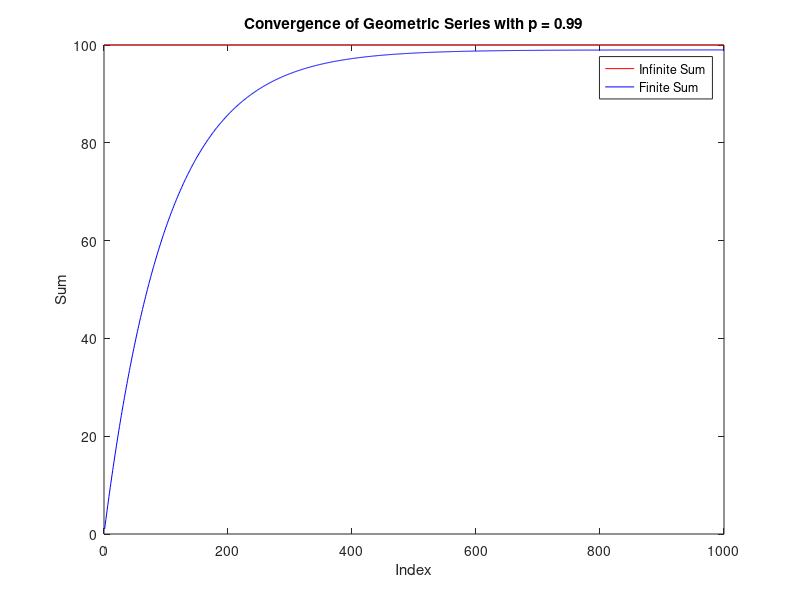
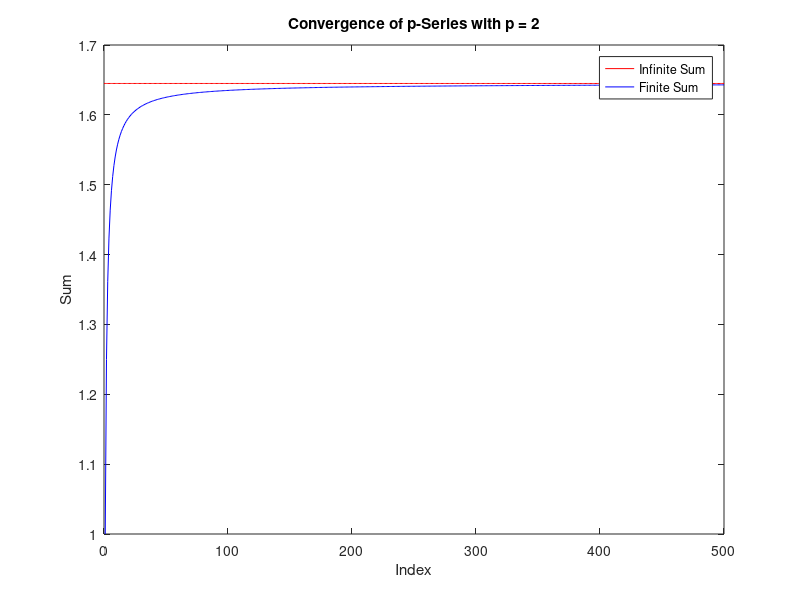

MATLAB code to generate these figures, in order:
p = 0.99;
k = 1:1000;

% Elementwise calculation
geomSeries = p .^ k;

G = 1 / (1-p);

figure;
plot(linspace(0, max(k), 1000), G * ones([1, 1000]), 'r');

hold on;

plot(k, cumsum(geomSeries), 'b');

hold off;

xlabel('Index');
ylabel('Sum');
title('Convergence of Geometric Series with p = 0.99');

legend('Infinite Sum', 'Finite Sum');

p = 2;
n = 1:500;

% Elementwise calculation
pSeries = n .^ (-p);

P = pi^2 / 6;

figure;
plot(linspace(0, max(n), 500), P * ones([1, 500]), 'r');

hold on;

plot(n, cumsum(pSeries), 'b');

hold off;

xlabel('Index');
ylabel('Sum');
title('Convergence of p-Series with p = 2');

legend('Infinite Sum', 'Finite Sum');